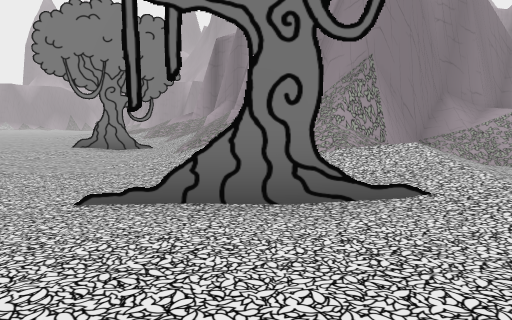
view 1 (above)

24 first-person views from a walk through a scene from a Unity 3-D project. The camera is 1.2 m above the floor, tilts 6° down and sees 75° across. The floor is counted in squares, 2 m on a side. Each view is taken from the middle of a square. On the plan, view 1 faces up. The plan holds only what a view shows up to about 10 squares ahead; the rest is blank. The place goes on beyond the plan. The player is left out. Some surface patterns are stand-ins.

view 2
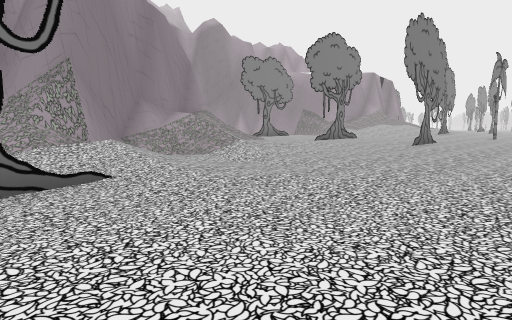

view 3
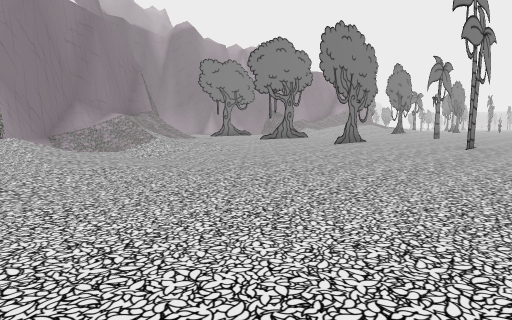

view 4
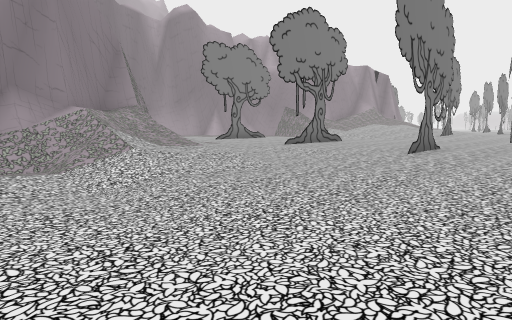

view 5
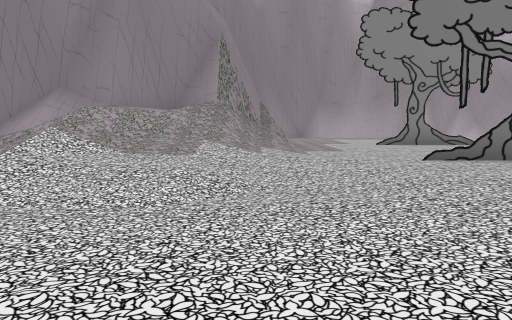

view 6
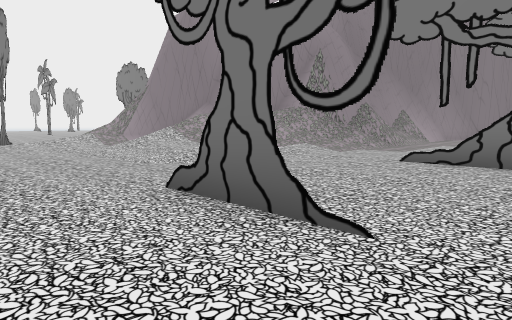

view 7
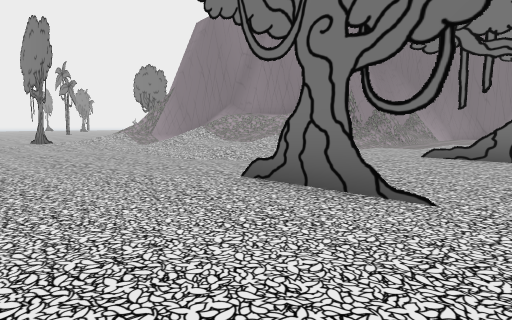

view 8
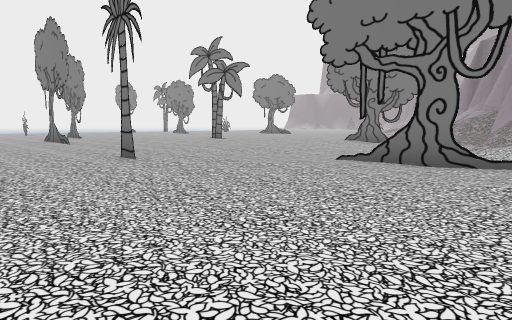

view 9
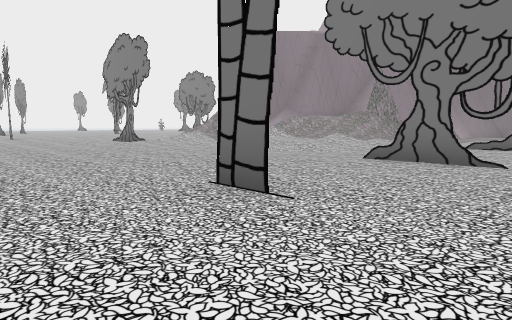

view 10
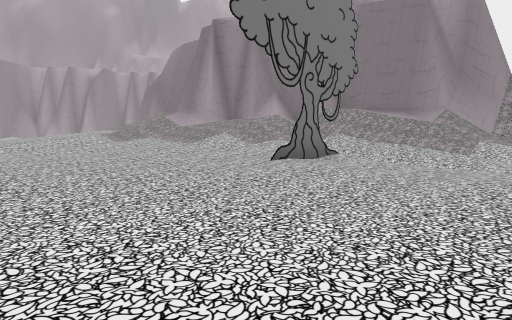

view 11
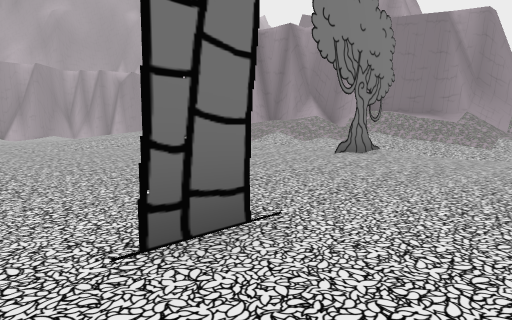

view 12
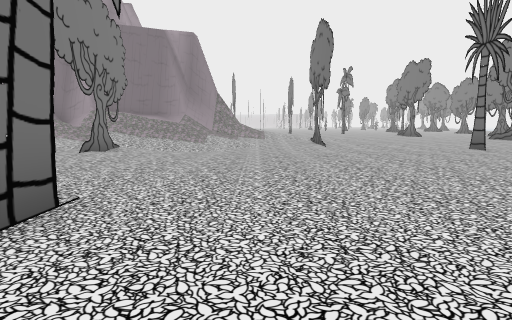

view 13
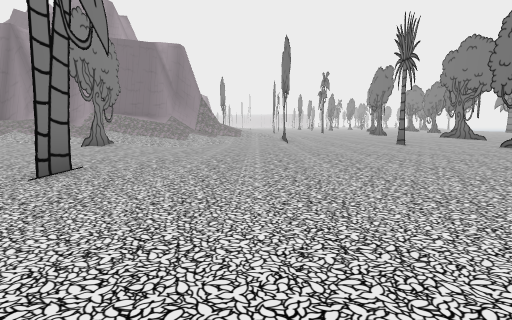

view 14
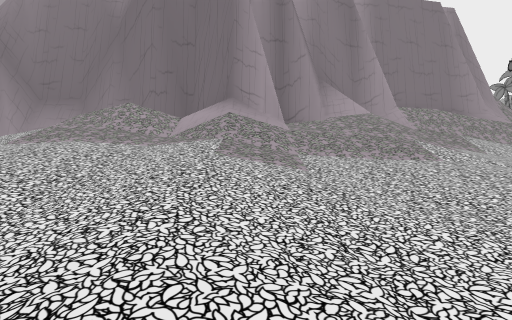

view 15
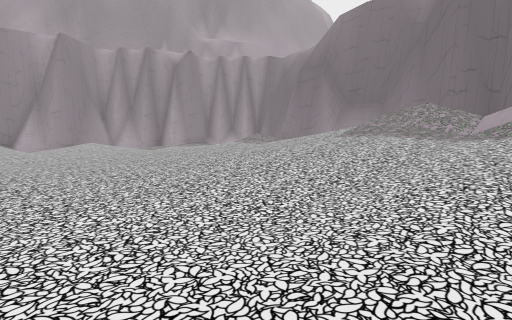

view 16
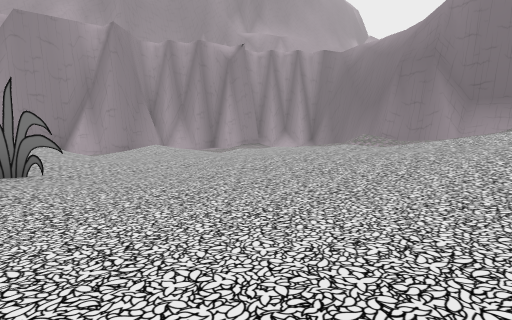

view 17
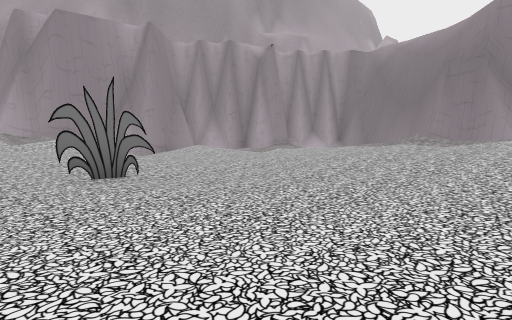

view 18
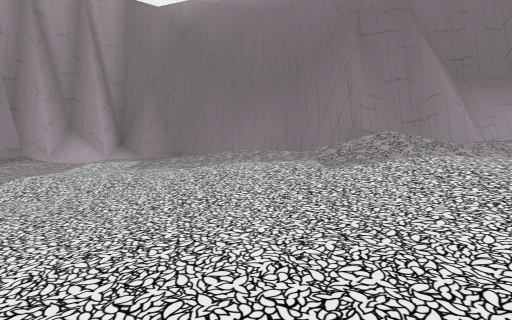

view 19
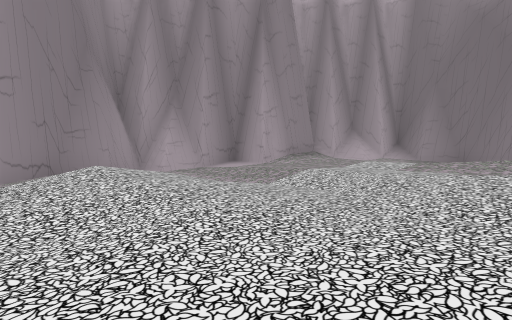

view 20
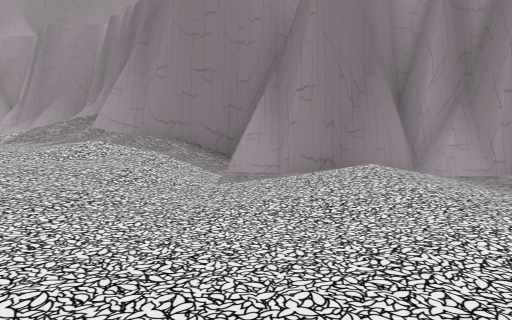

view 21
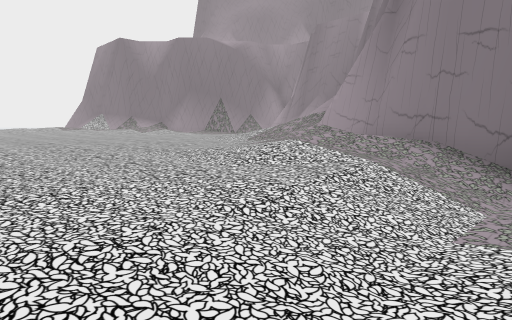

view 22
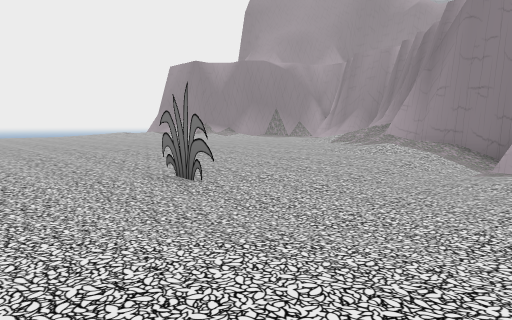

view 23
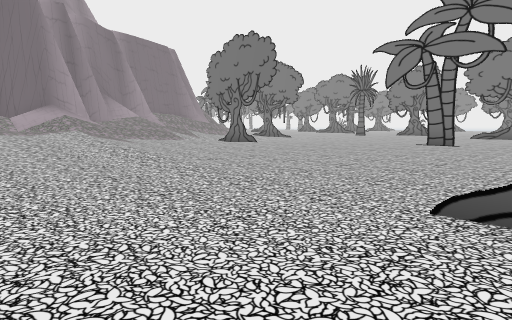

view 24
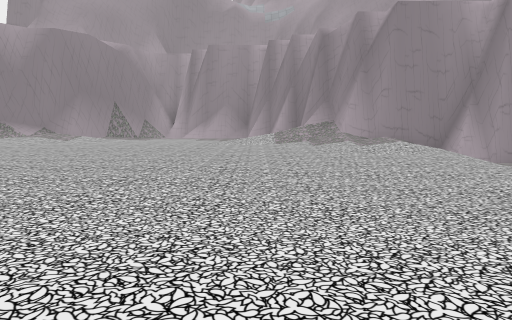

### Floor plan
Key: @ floor where view 1 was taken; # wall or solid block; x gap in a wall; . main floor; : floor 0.25 m higher than the main floor; - floor 0.25 m lower than the main floor; _ floor 0.5 m lower than the main floor; < floor 0.75 m lower than the main floor; ( floor 1 m lower than the main floor; + floor 2 m higher than the main floor; / step, stairs or slope.
Columns run from 20 left of view 1 to 13 right of it. Each row starts with its distance up from view 1.
 30 /......///########
 29 .........////###(######
 28  .........///// //<##/##
 27  ...........//////_</(/#
 26   .........-//////__  (#
 25    .....----____//__  ##
 24     ....----____//// ##
 23    .....--#___-/////##
 22    .....---__//////##
 21     ......---/..///#
 20        ....../.:///#
 19         .....//////#
 18         .....///// #
 17        .....:///// #
 16        .....://////#
 15        ##...//////##
 14         ....//////##
 13         ....../////#
 12         ......:////##
 11         .......:////#       #/. ##
 10         ........////+#     ##/....
  9         .......##////#   ###//....
  8         ......../-///# ###///....
  7           .# ...--///###/////..##
  6         ..#.....--////#//////....
  5        .........---//////////-....
  4       ..........---..///////--....
  3        .........-- ###//-.....###x
  2         .........-..../...........
  1          ............./...........
  0             ....# ..@.............
 -1             ................. ## x
 -2             ......................
 -3                #  ........   .....

Where each view was taken, in squares from view 1:
view 1: 0 up, 0 right, facing up
view 2: 1 down, 0 right, facing up-right
view 3: 3 down, 1 right, facing up-right
view 4: 0 up, 3 right, facing up-right
view 5: 1 up, 8 right, facing up
view 6: 1 up, 13 right, facing up-left
view 7: 0 up, 13 right, facing up-left
view 8: 3 down, 2 right, facing up-left
view 9: 3 down, 13 right, facing up-left
view 10: 5 up, 9 left, facing up-right
view 11: 5 up, 11 left, facing up-right
view 12: 5 up, 12 left, facing right
view 13: 4 up, 14 left, facing right
view 14: 14 up, 9 left, facing right
view 15: 14 up, 10 left, facing up-right
view 16: 17 up, 11 left, facing up-right
view 17: 18 up, 12 left, facing up-right
view 18: 23 up, 7 left, facing right
view 19: 23 up, 7 left, facing up-right
view 20: 23 up, 7 left, facing up
view 21: 25 up, 7 left, facing up-left
view 22: 20 up, 6 left, facing up-left
view 23: 17 up, 13 left, facing down-right
view 24: 20 up, 13 left, facing up
